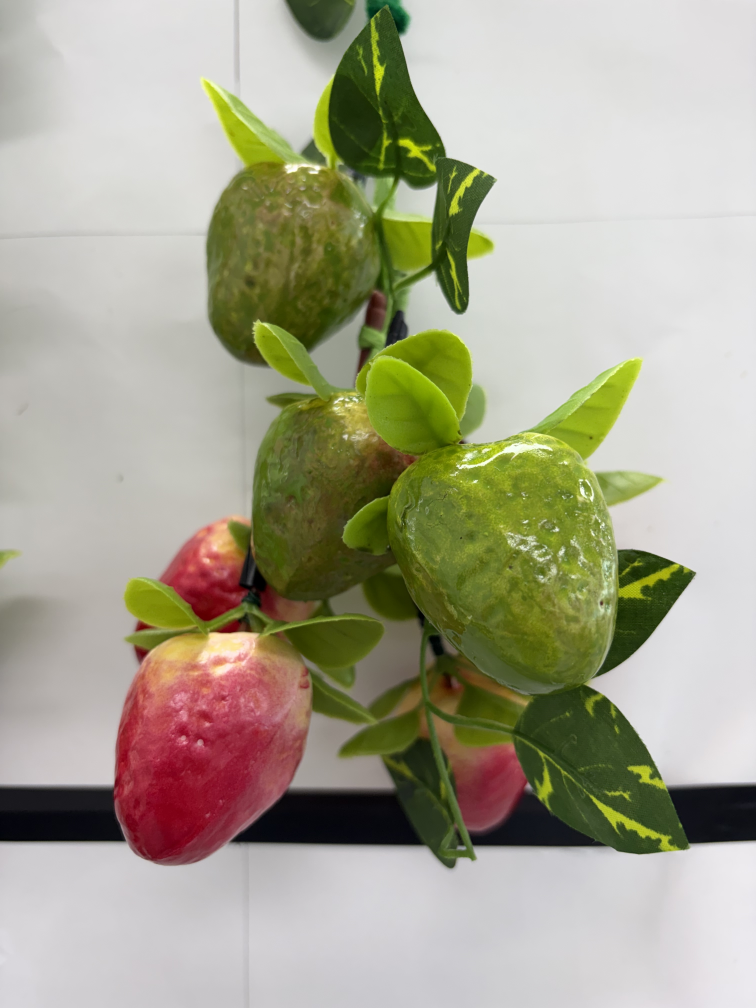
#> input picture docs/images/IMG_2549.jpg, 3024 x 4032 px, found by its file name (shown at 1/4 size)
$ python mark_grasp.py
#> lines starting #> are read from the running program, lines starting #| are printed output that depends on the picture
"""
딸기 파지점 + 가림 영역 마킹 도구
- 좌클릭: 파지점 추가 (최대 4개, 연속 번호)
- 우클릭: 해당 이미지 파지점 모두 제거
- [가림 ON] 버튼 → 정면 이미지에서 드래그로 가림 영역 표시
- [가림 취소] 버튼 → 마지막 가림 영역 제거
- S키 / Save 버튼: 저장
"""
import matplotlib
matplotlib.use('TkAgg')
import matplotlib.pyplot as plt
import matplotlib.gridspec as gridspec
import matplotlib.font_manager as fm
from matplotlib.widgets import Button, RectangleSelector
from PIL import Image
import numpy as np

font_path = '/usr/share/fonts/opentype/noto/NotoSansCJK-Regular.ttc'
fm.fontManager.addfont(font_path)
plt.rcParams['font.family'] = 'Noto Sans CJK JP'

TARGET_W, TARGET_H = 900, 1050
BG        = '#111111'
WHITE     = '#FFFFFF'
RED       = '#FF2222'
OCC_COLOR = '#FFB800'   # 가림 영역 색 (주황)

images_info = [
    {'path': '/home/user/robot_workspace/vla_ws/docs/images/IMG_2549.jpg',
     'crop': (0.05, 0.28, 0.97, 0.98), 'label': '정면 (Front)'},
    {'path': '/home/user/robot_workspace/vla_ws/docs/images/IMG_2556.jpg',
     'crop': (0.05, 0.08, 0.95, 0.95), 'label': '좌측 (Left)'},
    {'path': '/home/user/robot_workspace/vla_ws/docs/images/IMG_2553.jpg',
     'crop': (0.05, 0.05, 0.95, 0.90), 'label': '우측 (Right) ①'},
    {'path': '/home/user/robot_workspace/vla_ws/docs/images/IMG_2555.jpg',
     'crop': (0.05, 0.03, 0.95, 0.90), 'label': '우측 (Right) ②'},
]

cropped_imgs = []
for info in images_info:
    img = Image.open(info['path'])
#> img is the input picture: PIL image 3024x4032 RGB; mean R, G, B 167.1, 164.5, 143.8
    W, H = img.size
#> W = 3024; H = 4032
    l = int(info['crop'][0] * W); t = int(info['crop'][1] * H)
#> after `l = int(info['crop'][0] * W)`: l = 151
#> after `t = int(info['crop'][1] * H)`: t = 1128
    r = int(info['crop'][2] * W); b = int(info['crop'][3] * H)
#> after `r = int(info['crop'][2] * W)`: r = 2933
#> after `b = int(info['crop'][3] * H)`: b = 3951
    img_c = img.crop((l, t, r, b)).resize((TARGET_W, TARGET_H), Image.LANCZOS)
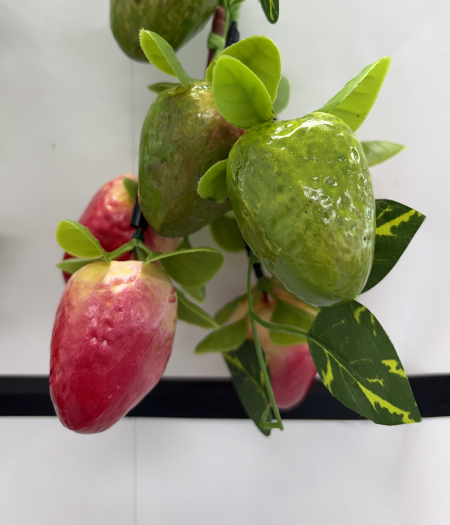
#> img_c: PIL image 900x1050 RGB (shown at 1/2 size); mean R, G, B 154.2, 148.6, 124.3
    cropped_imgs.append(np.array(img_c))
#> pass 2 of the loop `for info in images_info:`:
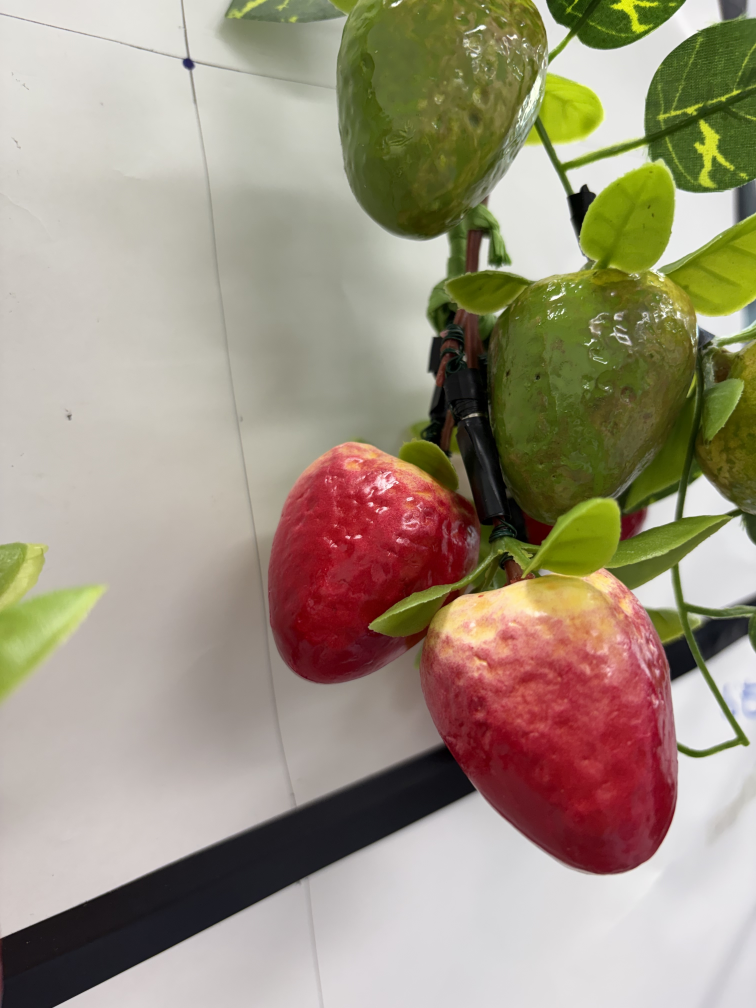
#> input picture docs/images/IMG_2556.jpg, 3024 x 4032 px, found by its file name (shown at 1/4 size)
#> img is the input picture: PIL image 3024x4032 RGB; mean R, G, B 158.3, 147.1, 127.5
#> `img_c = img.crop((l, t, r, b)).resize((TARGET_W, TARGET_H), Image.LANC..`:
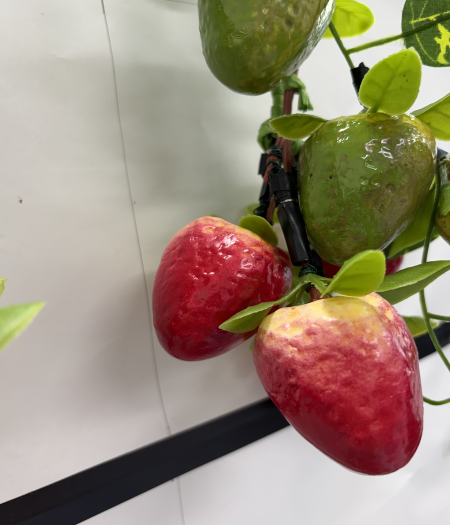
#> img_c: PIL image 900x1050 RGB (shown at 1/2 size); mean R, G, B 154.7, 139.8, 121.1
#> pass 3 of the loop `for info in images_info:`:
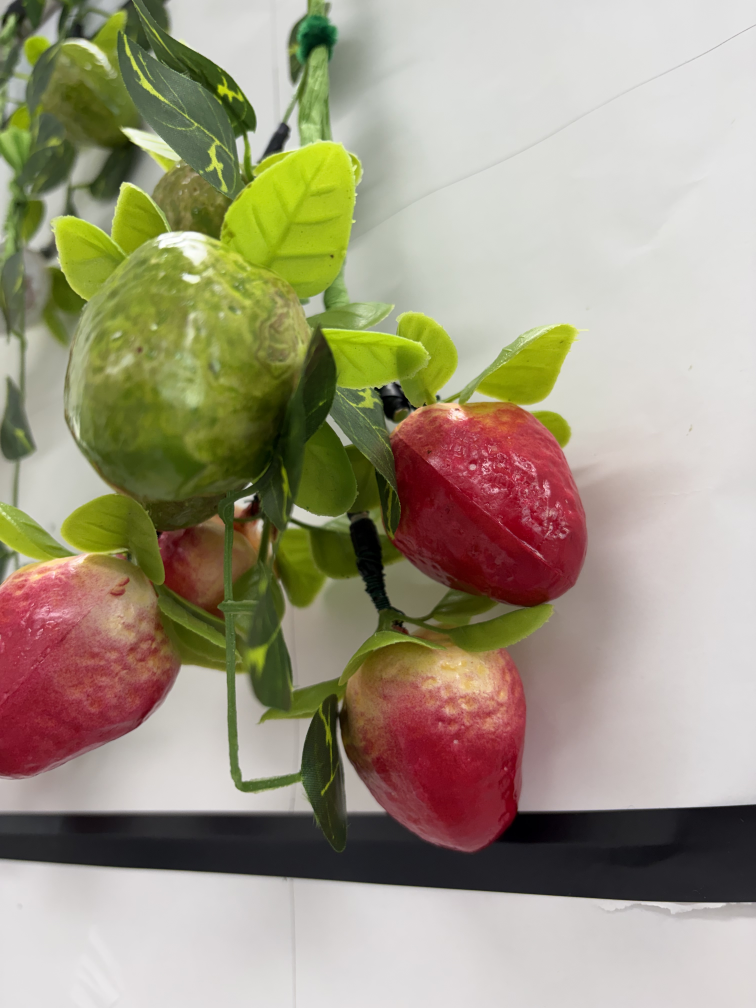
#> input picture docs/images/IMG_2553.jpg, 3024 x 4032 px, found by its file name (shown at 1/4 size)
#> img is the input picture: PIL image 3024x4032 RGB; mean R, G, B 159.4, 150.9, 128.5
#> `img_c = img.crop((l, t, r, b)).resize((TARGET_W, TARGET_H), Image.LANC..`:
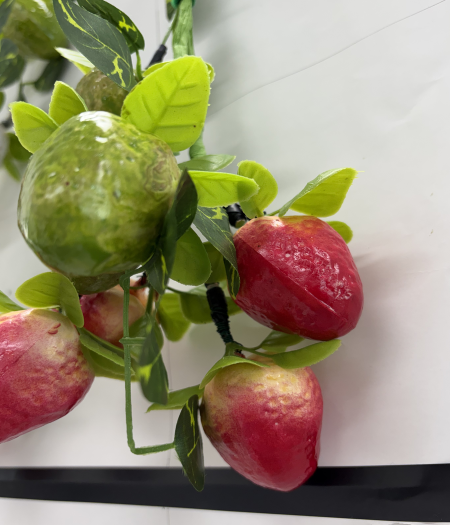
#> img_c: PIL image 900x1050 RGB (shown at 1/2 size); mean R, G, B 148.7, 138.8, 111.5
#> the loop made 4 passes; the first 3 are shown

grasp_points  = {i: [] for i in range(4)}
#> grasp_points = {0: [], 1: [], 2: [], 3: []}
grasp_artists = {i: [] for i in range(4)}
global_counter = [0]
occ_mode      = [False]
occ_patches   = []   # [(patch, text), ...]

# ── 레이아웃 ──────────────────────────────────────────────────
fw = 13
fh = round(fw * TARGET_H / TARGET_W * 0.99 / 0.91, 1)
fig = plt.figure(figsize=(fw, fh))
fig.patch.set_facecolor(BG)
gs = gridspec.GridSpec(2, 2, figure=fig, hspace=0.01, wspace=0.01,
                       left=0.005, right=0.995, top=0.97, bottom=0.07)

ax_list = [
    fig.add_subplot(gs[0, 0]),
    fig.add_subplot(gs[0, 1]),
    fig.add_subplot(gs[1, 0]),
    fig.add_subplot(gs[1, 1]),
]

for ax, img_arr, info in zip(ax_list, cropped_imgs, images_info):
    ax.imshow(img_arr)
    ax.set_facecolor(BG)
    ax.axis('off')
    ax.text(TARGET_W * 0.5, TARGET_H * 0.06, info['label'],
            color=WHITE, fontsize=22, fontweight='bold', ha='center', va='top',
            transform=ax.transData, zorder=10,
            bbox=dict(boxstyle='round,pad=0.6', facecolor='black',
                      alpha=1.0, edgecolor='white', linewidth=2.2))

fig.suptitle(
    '[ 좌클릭: 파지점 | 우클릭: 제거 | 가림ON 후 드래그: 가림 영역 | S: 저장 ]',
    color='#AAAAAA', fontsize=11, y=0.998)


# ── 파지점 ────────────────────────────────────────────────────
# [57 lines left out: functions draw_marker, clear_markers, on_rect_select, not called in this run]


try:
    rect_sel = RectangleSelector(
        ax_list[0], on_rect_select, useblit=False, button=[1],
        interactive=False,
        props=dict(edgecolor=OCC_COLOR, fill=False, linewidth=2, linestyle='--'))
except TypeError:
    rect_sel = RectangleSelector(
        ax_list[0], on_rect_select, useblit=False, drawtype='box', button=[1],
        interactive=False,
        rectprops=dict(edgecolor=OCC_COLOR, fill=False, linewidth=2, linestyle='--'))
rect_sel.set_active(False)


# ── 클릭 핸들러 ──────────────────────────────────────────────
# [50 lines left out: functions on_click, toggle_occ, undo_occ, not called in this run]


# ── 저장 ─────────────────────────────────────────────────────
all_btn_axes = []

# [13 lines left out: function save_final, not called in this run]


fig.canvas.mpl_connect('button_press_event', on_click)
fig.canvas.mpl_connect('key_press_event',
                        lambda e: save_final() if e.key == 's' else None)

# 버튼 배치
save_ax = fig.add_axes([0.20, 0.015, 0.14, 0.04])
occ_ax  = fig.add_axes([0.42, 0.015, 0.20, 0.04])
undo_ax = fig.add_axes([0.65, 0.015, 0.16, 0.04])
all_btn_axes = [save_ax, occ_ax, undo_ax]

save_btn = Button(save_ax, '  Save (S)  ', color='#333333', hovercolor='#555555')
save_btn.label.set_color(WHITE); save_btn.label.set_fontsize(12)
save_btn.on_clicked(save_final)

occ_btn = Button(occ_ax, '가림 영역 표시', color='#333333', hovercolor='#555555')
occ_btn.label.set_color(OCC_COLOR); occ_btn.label.set_fontsize(12)
occ_btn.on_clicked(toggle_occ)

undo_btn = Button(undo_ax, '가림 취소', color='#333333', hovercolor='#555555')
undo_btn.label.set_color(OCC_COLOR); undo_btn.label.set_fontsize(12)
undo_btn.on_clicked(undo_occ)

plt.show()
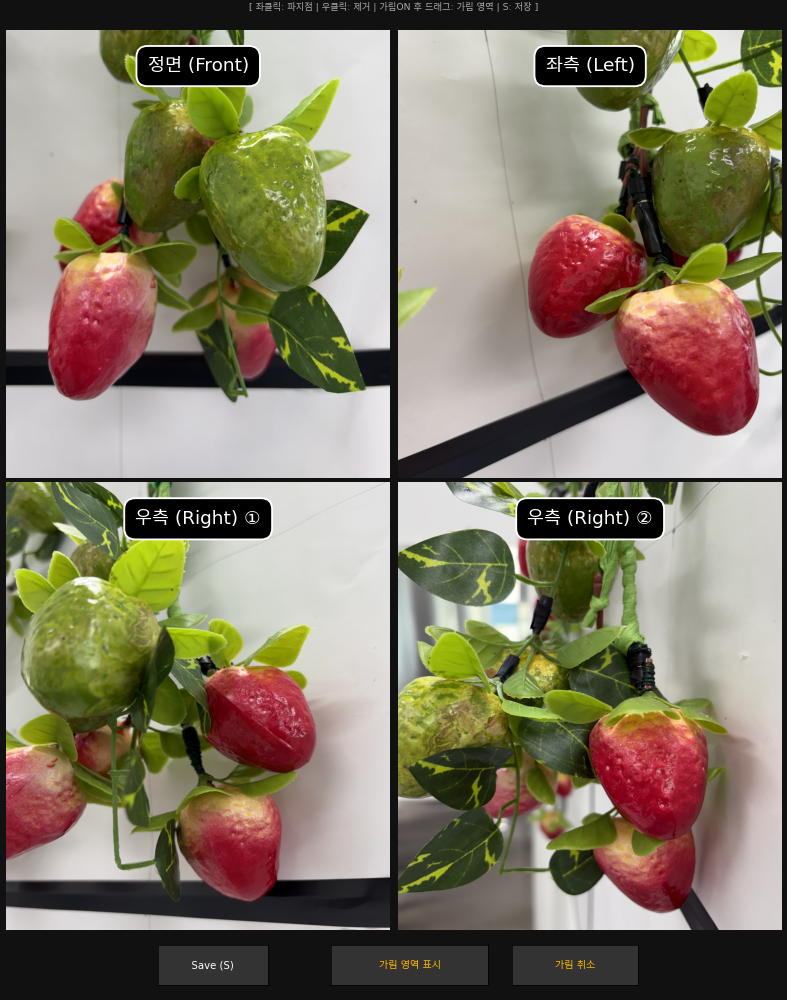
#> figure drawn by matplotlib, 4 panels
